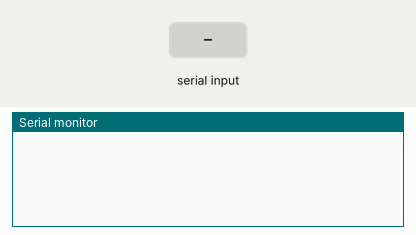
Bench run of a sketch on a simulated Arduino Uno, built with avr-gcc and run on an emulated ATmega328P. Shown: the last lines printed to the serial monitor. Inputs (shaded band) come from the test bench.

Above: at 1.2 s.
1.3 s: "90,45\n" received over Serial
At 2.1 s:
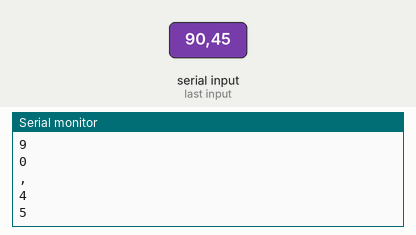
2.8 s: "30,150\n" received over Serial
At 3.2 s:
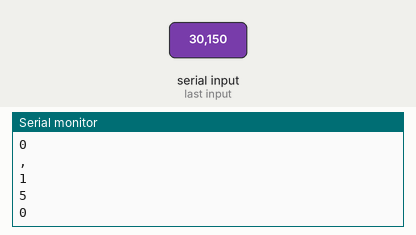
Timing chart, 0 to 5.8 s (numbered marks = the images above; inputs shaded):
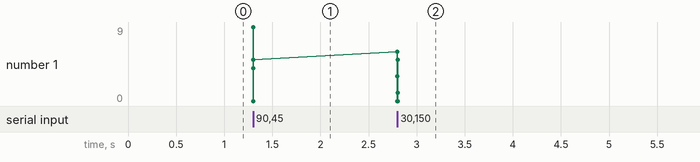

Measured:
- after the input at 1.3 s, the serial monitor: prints a new line at once (image 1)
- after the input at 2.8 s, the serial monitor: prints a new line at once (image 2)

The sketch:

01_2_cargarle_mision_por_pc.ino
```cpp
#include <ArduinoQueue.h>

ArduinoQueue<int> mission_steps(20);
void send_openMV_next_state(int curr_mision_step);
int curr_mission_step;
void setup() {
  // put your setup code here, to run once:
  Serial.begin(115200);
  Serial.setTimeout(200000);
}

void recieve_mission();

void loop() {
  // put your main code here, to run repeatedly:
  recieve_mission();
 /* delay(500);
  Serial.println(curr_mission_step);
  while(mission_steps.isEmpty())
  {
    curr_mission_step=mission_steps.dequeue();
    //send_openMV_next_state(curr_mission_step);
    Serial.println(curr_mission_step);
    delay(500);
  }*/
}

void recieve_mission()
{
  String s = Serial.readStringUntil('\n');
  Serial.println(s.length());
  unsigned int i=0;
  for(i=0;i<s.length();i++)
  {
    mission_steps.enqueue(int(s[i]-'0'));
    Serial.println(s[i]);
  }
}
```
